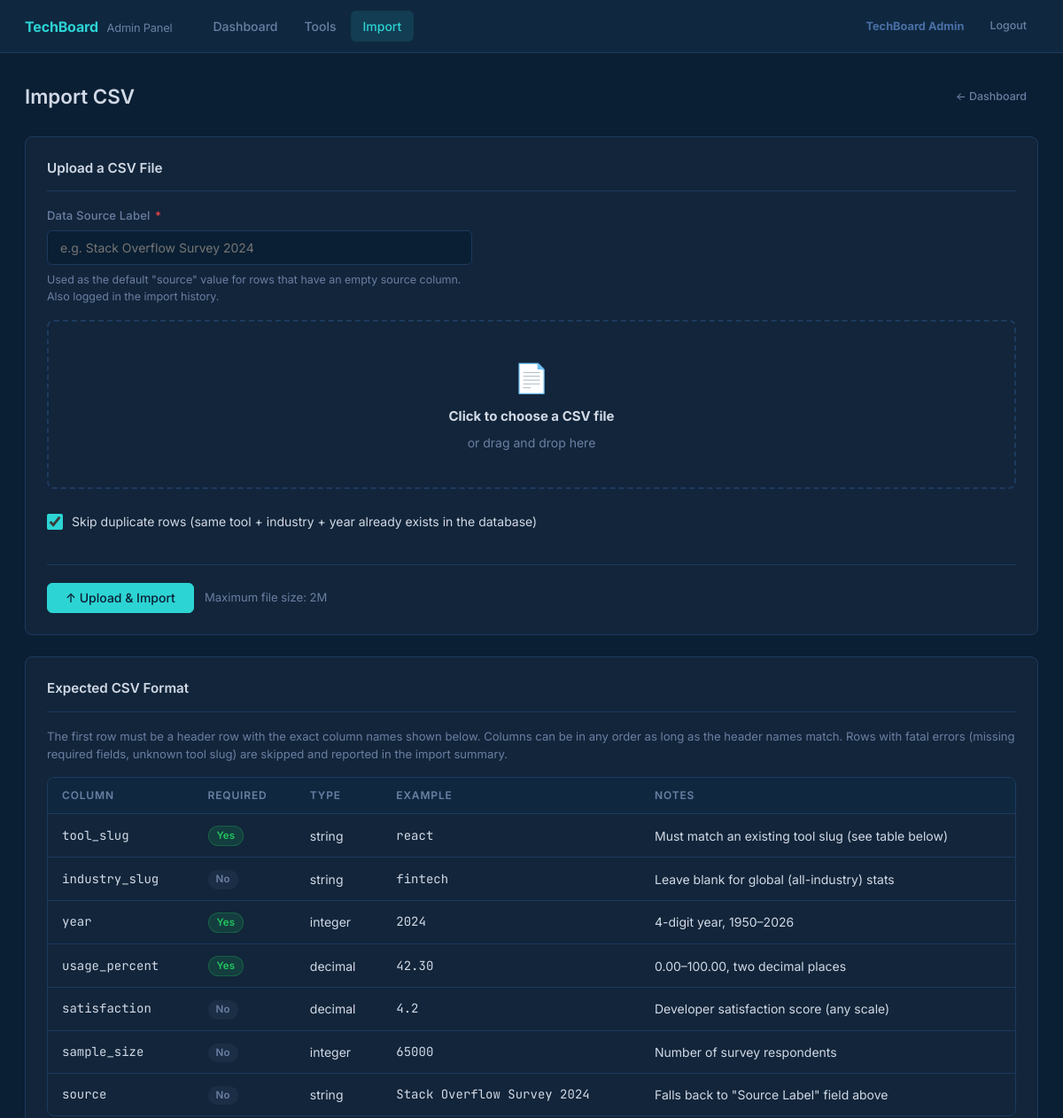
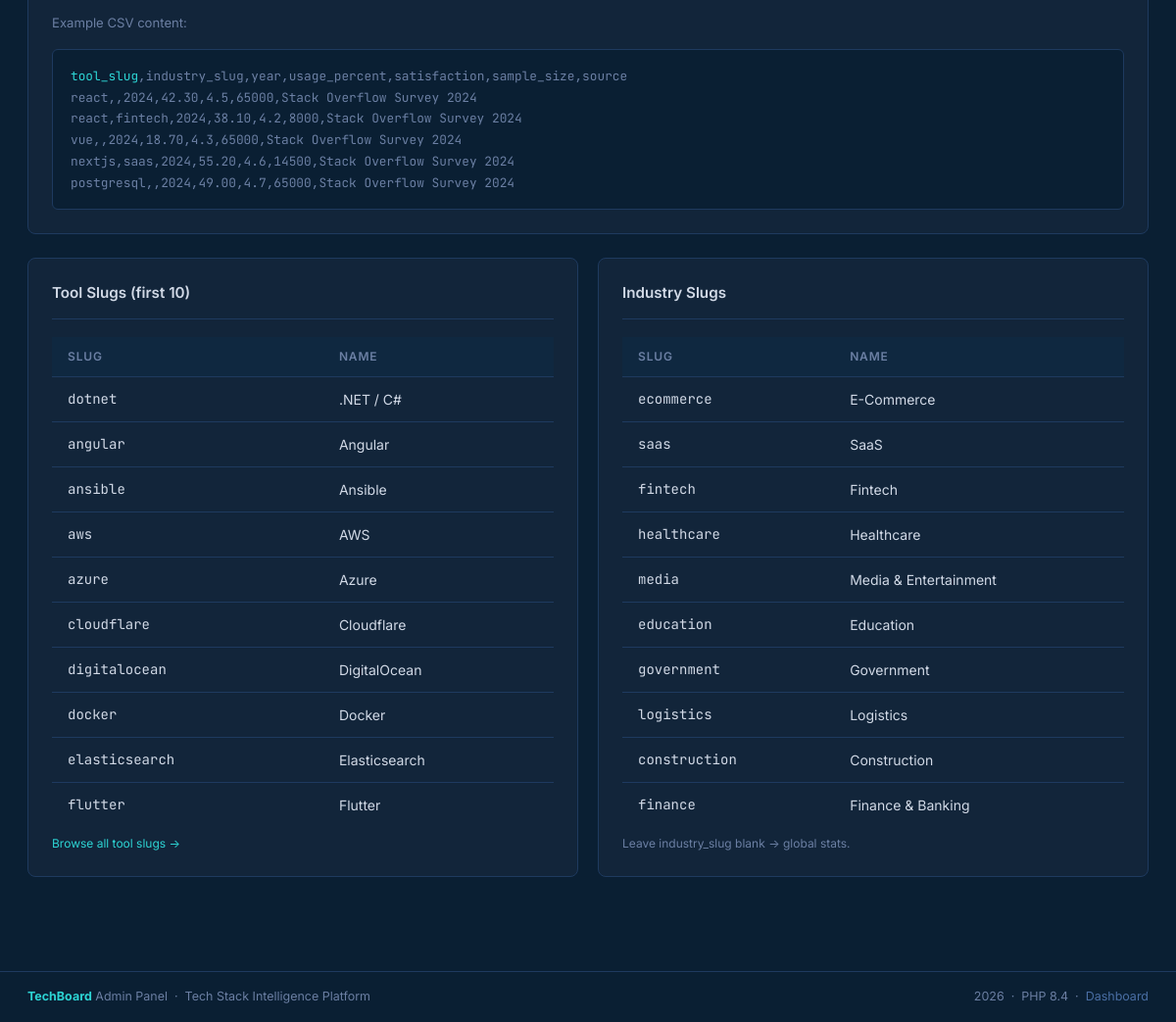
The page /admin/import/upload.php (signed in) on the database its author committed (2 pictures, top to bottom).
### tables this page shows
CREATE TABLE IF NOT EXISTS tools (
    id              INT AUTO_INCREMENT PRIMARY KEY,
    category_id     INT NOT NULL,
    slug            VARCHAR(100) UNIQUE NOT NULL,
    name            VARCHAR(150) NOT NULL,
    description     TEXT,
    website_url     VARCHAR(255),
    logo_url        VARCHAR(255),
    open_source     BOOLEAN DEFAULT TRUE,
    first_released  YEAR,
    is_active       BOOLEAN DEFAULT TRUE,
    created_at      TIMESTAMP DEFAULT CURRENT_TIMESTAMP,
    FOREIGN KEY (category_id) REFERENCES categories(id)
);

CREATE TABLE IF NOT EXISTS industries (
    id          INT AUTO_INCREMENT PRIMARY KEY,
    slug        VARCHAR(60) UNIQUE NOT NULL,
    name        VARCHAR(100) NOT NULL,
    description TEXT,
    icon        VARCHAR(100),
    sort_order  INT DEFAULT 0
);

### admin/includes/auth.php (called while the page is built, shortened)
<?php
function getCurrentAdmin(): array
{
    return [
        'id'    => isset($_SESSION['admin_id'])    ? (int)$_SESSION['admin_id'] : null,
        'email' => (string)($_SESSION['admin_email'] ?? ''),
        'name'  => (string)($_SESSION['admin_name']  ?? ''),
    ];
}

### admin/import/upload.php (the view, shortened to what this page needs)
<?php
require_once dirname(__DIR__) . '/includes/auth.php';
$activePage = 'import';
$sampleTools      = [];
$sampleIndustries = [];
try {
    $db = getDb();
    $sampleTools = $db->query(
        'SELECT slug, name FROM tools WHERE is_active = 1 ORDER BY name ASC LIMIT 10'
    )->fetchAll();
    $sampleIndustries = $db->query(
        'SELECT slug, name FROM industries ORDER BY sort_order ASC'
    )->fetchAll();
} catch (RuntimeException | PDOException) {
}
require_once dirname(__DIR__) . '/includes/header.php';
?>
<div class="page-header">
  <h1 class="page-title">Import CSV</h1>
  <a href="<?= ADMIN_BASE ?>index.php" class="btn btn-ghost btn-sm">← Dashboard</a>
</div>
<div class="card">
  <div class="card-title">Upload a CSV File</div>
  <form method="POST"
        action="<?= ADMIN_BASE ?>import/process.php"
        enctype="multipart/form-data"
        novalidate
        id="uploadForm">
    <div class="form-group mb-4" style="max-width:480px">
      <label for="source_label">Data Source Label <span class="required">*</span></label>
      <input
        type="text"
        id="source_label"
        name="source_label"
        placeholder='e.g. Stack Overflow Survey 2024'
        maxlength="150"
        required
      >
      <span class="help-text">
        Used as the default "source" value for rows that have an empty source column.
        Also logged in the import history.
      </span>
    </div>
    <div class="drop-zone" id="dropZone" onclick="document.getElementById('csvFile').click()">
      <div style="font-size:2rem;margin-bottom:8px">📄</div>
      <strong style="color:var(--text)">Click to choose a CSV file</strong>
      <p>or drag and drop here</p>
    </div>
    <div class="check-row mt-4">
      <input type="checkbox" id="skip_duplicates" name="skip_duplicates" value="1" checked>
      <label for="skip_duplicates">
        Skip duplicate rows (same tool + industry + year already exists in the database)
      </label>
    </div>
    <div class="form-actions">
      <button type="submit" class="btn btn-primary" id="submitBtn" disabled>
        ↑ Upload &amp; Import
      </button>
      <span class="text-muted text-sm">Maximum file size: <?= ini_get('upload_max_filesize') ?></span>
    </div>
  </form>
</div>
<div class="card">
  <div class="card-title">Expected CSV Format</div>
  <p class="text-muted text-sm mb-4">
    The first row must be a header row with the exact column names shown below.
    Columns can be in any order as long as the header names match.
    Rows with fatal errors (missing required fields, unknown tool slug) are skipped
    and reported in the import summary.
  </p>
  <div class="table-wrap mb-4">
    <table class="data-table">
      <thead>
        <tr>
          <th>Column</th>
          <th>Required</th>
          <th>Type</th>
          <th>Example</th>
          <th>Notes</th>
        </tr>
      </thead>
      <tbody>
        <tr>
          <td class="mono text-accent">tool_slug</td>
          <td><span class="badge badge-live">Yes</span></td>
          <td class="text-muted">string</td>
          <td class="mono">react</td>
          <td class="text-muted text-sm">Must match an existing tool slug (see table below)</td>
        </tr>
        <tr>
          <td class="mono text-accent">industry_slug</td>
          <td><span class="badge badge-no">No</span></td>
          <td class="text-muted">string</td>
          <td class="mono">fintech</td>
          <td class="text-muted text-sm">Leave blank for global (all-industry) stats</td>
        </tr>
        <tr>
          <td class="mono text-accent">year</td>
          <td><span class="badge badge-live">Yes</span></td>
          <td class="text-muted">integer</td>
          <td class="mono">2024</td>
          <td class="text-muted text-sm">4-digit year, 1950–<?= date('Y') ?></td>
        </tr>
        <tr>
          <td class="mono text-accent">usage_percent</td>
          <td><span class="badge badge-live">Yes</span></td>
          <td class="text-muted">decimal</td>
          <td class="mono">42.30</td>
          <td class="text-muted text-sm">0.00–100.00, two decimal places</td>
        </tr>
        <tr>
          <td class="mono text-accent">satisfaction</td>
          <td><span class="badge badge-no">No</span></td>
          <td class="text-muted">decimal</td>
          <td class="mono">4.2</td>
          <td class="text-muted text-sm">Developer satisfaction score (any scale)</td>
        </tr>
        <tr>
          <td class="mono text-accent">sample_size</td>
          <td><span class="badge badge-no">No</span></td>
          <td class="text-muted">integer</td>
          <td class="mono">65000</td>
          <td class="text-muted text-sm">Number of survey respondents</td>
        </tr>
        <tr>
          <td class="mono text-accent">source</td>
          <td><span class="badge badge-no">No</span></td>
          <td class="text-muted">string</td>
          <td class="mono">Stack Overflow Survey 2024</td>
          <td class="text-muted text-sm">Falls back to "Source Label" field above</td>
        </tr>
      </tbody>
    </table>
  </div>
  <p class="text-muted text-sm mb-4">Example CSV content:</p>
  <div class="code-block"
><span class="hl">tool_slug</span>,industry_slug,year,usage_percent,satisfaction,sample_size,source
react,,2024,42.30,4.5,65000,Stack Overflow Survey 2024
react,fintech,2024,38.10,4.2,8000,Stack Overflow Survey 2024
vue,,2024,18.70,4.3,65000,Stack Overflow Survey 2024
nextjs,saas,2024,55.20,4.6,14500,Stack Overflow Survey 2024
postgresql,,2024,49.00,4.7,65000,Stack Overflow Survey 2024</div>
</div>
<?php if (!empty($sampleTools)): ?>
<div style="display:grid;grid-template-columns:1fr 1fr;gap:20px">
  <div class="card">
    <div class="card-title">Tool Slugs (first 10)</div>
    <div class="table-wrap" style="border:none;border-radius:0">
      <table class="data-table">
        <thead><tr><th>Slug</th><th>Name</th></tr></thead>
        <tbody>
          <?php foreach ($sampleTools as $t): ?>
          <tr>
            <td class="mono text-accent"><?= htmlspecialchars($t['slug'], ENT_QUOTES, 'UTF-8') ?></td>
            <td class="text-muted"><?= htmlspecialchars($t['name'], ENT_QUOTES, 'UTF-8') ?></td>
          </tr>
          <?php endforeach; ?>
        </tbody>
      </table>
    </div>
    <p class="text-muted text-xs mt-2">
      <a href="<?= ADMIN_BASE ?>tools/list.php">Browse all tool slugs →</a>
    </p>
  </div>
  <?php if (!empty($sampleIndustries)): ?>
  <div class="card">
    <div class="card-title">Industry Slugs</div>
    <div class="table-wrap" style="border:none;border-radius:0">
      <table class="data-table">
        <thead><tr><th>Slug</th><th>Name</th></tr></thead>
        <tbody>
          <?php foreach ($sampleIndustries as $ind): ?>
          <tr>
            <td class="mono text-accent"><?= htmlspecialchars($ind['slug'], ENT_QUOTES, 'UTF-8') ?></td>
            <td class="text-muted"><?= htmlspecialchars($ind['name'], ENT_QUOTES, 'UTF-8') ?></td>
          </tr>
          <?php endforeach; ?>
        </tbody>
      </table>
    </div>
    <p class="text-muted text-xs mt-2">Leave industry_slug blank → global stats.</p>
  </div>
  <?php endif; ?>
</div>
<?php endif; ?>
<?php require_once dirname(__DIR__) . '/includes/footer.php'; ?>

### admin/includes/header.php (shortened to what this page needs)
<?php
$activePage = $activePage ?? '';
$currentAdmin = getCurrentAdmin();
?>
<!DOCTYPE html>
<html lang="en">
<head>
</head>
<body>
<nav class="nav" role="navigation" aria-label="Admin navigation">
  <a href="<?= ADMIN_BASE ?>index.php" class="nav-brand">
    TechBoard <span>Admin Panel</span>
  </a>
  <div class="nav-links">
    <a href="<?= ADMIN_BASE ?>index.php"
       class="<?= $activePage === 'dashboard' ? 'active' : '' ?>"
       aria-current="<?= $activePage === 'dashboard' ? 'page' : 'false' ?>">
      Dashboard
    </a>
    <a href="<?= ADMIN_BASE ?>tools/list.php"
       class="<?= $activePage === 'tools' ? 'active' : '' ?>"
       aria-current="<?= $activePage === 'tools' ? 'page' : 'false' ?>">
      Tools
    </a>
    <a href="<?= ADMIN_BASE ?>import/upload.php"
       class="<?= $activePage === 'import' ? 'active' : '' ?>"
       aria-current="<?= $activePage === 'import' ? 'page' : 'false' ?>">
      Import
    </a>
  </div>
  <div class="nav-user">
    <strong><?= htmlspecialchars($currentAdmin['name'] ?: $currentAdmin['email'], ENT_QUOTES, 'UTF-8') ?></strong>
    <a href="<?= ADMIN_BASE ?>logout.php" class="btn btn-ghost btn-sm" style="margin-left:4px">
      Logout
    </a>
  </div>
</nav>
<main class="content">

### admin/includes/footer.php (shortened to what this page needs)
</main>
<footer style="
  border-top: 1px solid #1E3A5F;
  padding: 16px 28px;
  margin-top: 40px;
  display: flex;
  align-items: center;
  justify-content: space-between;
  font-size: 0.78rem;
  color: #6B7FA3;
">
  <span>
    <strong style="color:#2DD4D4">TechBoard</strong> Admin Panel
    &nbsp;&middot;&nbsp;
    Tech Stack Intelligence Platform
  </span>
  <span>
    <?= htmlspecialchars(date('Y'), ENT_QUOTES, 'UTF-8') ?>
    &nbsp;&middot;&nbsp;
    PHP <?= htmlspecialchars(PHP_MAJOR_VERSION . '.' . PHP_MINOR_VERSION, ENT_QUOTES, 'UTF-8') ?>
    &nbsp;&middot;&nbsp;
    <a href="<?= ADMIN_BASE ?>index.php" style="color:#4A6FA5">Dashboard</a>
  </span>
</footer>
</body>
</html>

### rows shown on the page
tools: slug "dotnet", name ".NET / C#"
tools: slug "angular", name "Angular"
tools: slug "ansible", name "Ansible"
tools: slug "aws", name "AWS"
tools: slug "azure", name "Azure"
tools: slug "cloudflare", name "Cloudflare"
tools: slug "digitalocean", name "DigitalOcean"
tools: slug "docker", name "Docker"
tools: slug "elasticsearch", name "Elasticsearch"
tools: slug "flutter", name "Flutter"
industries: slug "ecommerce", name "E-Commerce"
industries: slug "saas", name "SaaS"
industries: slug "fintech", name "Fintech"
industries: slug "healthcare", name "Healthcare"
industries: slug "media", name "Media & Entertainment"
industries: slug "education", name "Education"
industries: slug "government", name "Government"
industries: slug "logistics", name "Logistics"
industries: slug "construction", name "Construction"
industries: slug "finance", name "Finance & Banking"

### other values the page prints
$currentAdmin['name'] ?: $currentAdmin['email'] "TechBoard Admin"
ini_get('upload_max_filesize') "2M"
PHP_MAJOR_VERSION . '.' . PHP_MINOR_VERSION "8.4"
